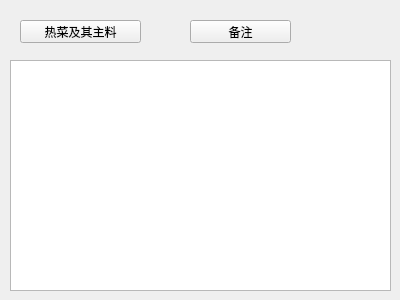
<?xml version="1.0" encoding="UTF-8"?>
<ui version="4.0">
 <class>Widget</class>
 <widget class="QWidget" name="Widget">
  <property name="geometry">
   <rect>
    <x>0</x>
    <y>0</y>
    <width>400</width>
    <height>300</height>
   </rect>
  </property>
  <property name="windowTitle">
   <string>Widget</string>
  </property>
  <widget class="QPushButton" name="pushButton">
   <property name="geometry">
    <rect>
     <x>20</x>
     <y>20</y>
     <width>121</width>
     <height>23</height>
    </rect>
   </property>
   <property name="text">
    <string>热菜及其主料</string>
   </property>
  </widget>
  <widget class="QPushButton" name="pushButton_2">
   <property name="geometry">
    <rect>
     <x>190</x>
     <y>20</y>
     <width>101</width>
     <height>23</height>
    </rect>
   </property>
   <property name="text">
    <string>备注</string>
   </property>
  </widget>
  <widget class="QPlainTextEdit" name="plainTextEdit">
   <property name="geometry">
    <rect>
     <x>10</x>
     <y>60</y>
     <width>381</width>
     <height>231</height>
    </rect>
   </property>
  </widget>
 </widget>
 <layoutdefault spacing="6" margin="11"/>
 <resources/>
 <connections/>
</ui>
